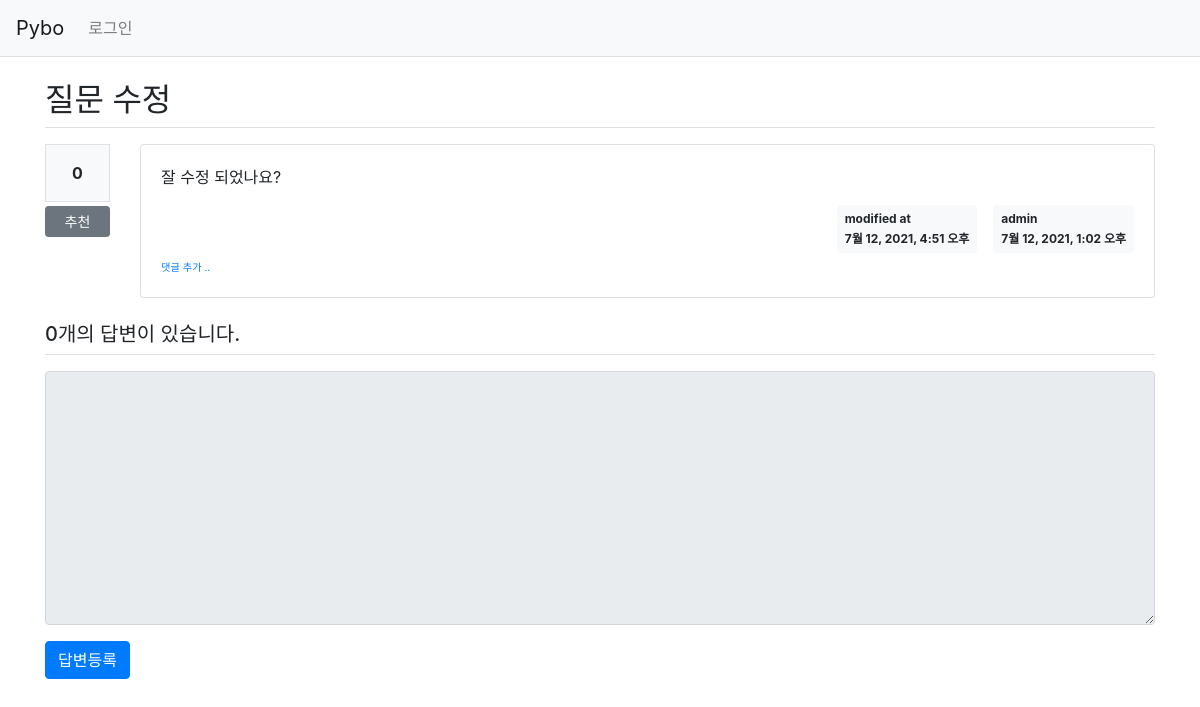
/pybo/303/, run on an earlier commit of the app's database.
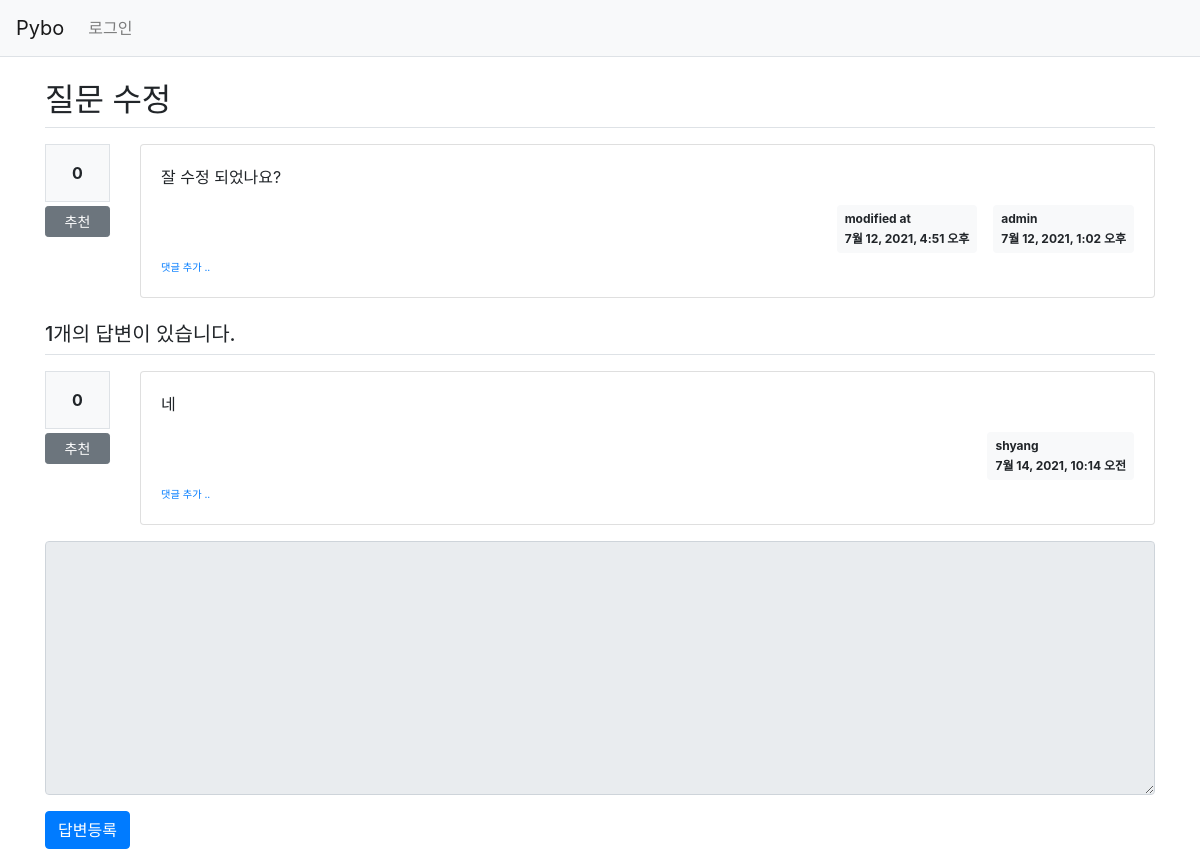
And on a later commit of the database.
### pybo/models.py (models this page shows, shortened)
class Question(models.Model):
    author = models.ForeignKey(User, on_delete=models.CASCADE, related_name='author_question')
    subject = models.CharField(max_length=200)
    content = models.TextField()
    create_date = models.DateTimeField()
    modify_date = models.DateTimeField(null=True, blank=True)
    voter = models.ManyToManyField(User, related_name='voter_question')  # voter 추가

class Answer(models.Model):
    author = models.ForeignKey(User, on_delete=models.CASCADE, related_name='author_answer')
    question = models.ForeignKey(Question, on_delete=models.CASCADE)
    content = models.TextField()
    create_date = models.DateTimeField()
    modify_date = models.DateTimeField(null=True, blank=True)
    voter = models.ManyToManyField(User, related_name='voter_answer')

### pybo/views/base_views.py (the view)
# urls.py: path('<int:question_id>/', base_views.detail, name='detail'),
def detail(request, question_id):
    question = get_object_or_404(Question, pk=question_id)
    context = {'question': question}
    return render(request, 'pybo/question_detail.html', context)

### pybo/templatetags/pybo_filter.py (called while the page is built)
@register.filter()
def mark(value):
    extensions = ["nl2br", "fenced_code"]
    return mark_safe(markdown.markdown(value, extensions=extensions))

### templates/pybo/question_detail.html (shortened to what this page needs)
{% extends 'base.html' %}
{% load pybo_filter %}
{% block content %}
<div class="container my-3">
    <h2 class="border-bottom py-2">{{ question.subject }}</h2>
    <div class="row my-3">
        <div class="col-1">
            <div class="bg-light text-center p-3 border font-weight-bolder mb-1">{{question.voter.count}}</div>
            <a href="#" data-uri="{% url 'pybo:vote_question' question.id  %}"
               class="recommend btn btn-sm btn-secondary btn-block my-1">추천</a>
        </div>
        <div class="col-11">
            <div class="card">
                <div class="card-body">
                    <div class="card-text">{{ question.content|mark }}</div>
                    <div class="d-flex justify-content-end">
                        {% if question.modify_date %}
                        <div class="badge badge-light p-2 text-left mx-3">
                            <div class="mb-2">modified at</div>
                            <div>{{ question.modify_date }}</div>
                        </div>
                        {% endif %}
                        <div class="badge badge-light p-2 text-left">
                            <div class="mb-2">{{ question.author.username }}</div>
                            <div>{{ question.create_date }}</div>
                        </div>
                    </div>
                    <div>
                        <a href="{% url 'pybo:comment_create_question' question.id  %}"
                           class="small"><small>댓글 추가 ..</small></a>
                    </div>
                </div>
            </div>
        </div>
    </div>
    <h5 class="border-bottom my-3 py-2">{{question.answer_set.count}}개의 답변이 있습니다.</h5>
    {% for answer in question.answer_set.all %}
    <div class="row my-3">
        <div class="col-1">
            <div class="bg-light text-center p-3 border font-weight-bolder mb-1">{{answer.voter.count}}</div>
            <a href="#" data-uri="{% url 'pybo:vote_answer' answer.id  %}"
                class="recommend btn btn-sm btn-secondary btn-block my-1">추천</a>
        </div>
        <div class="col-11">
            <div class="card">
                <div class="card-body">
                    <div class="card-text">{{ answer.content|mark }}</div>
                    <div class="d-flex justify-content-end">
                        <div class="badge badge-light p-2 text-left">
                            <div class="mb-2">{{ answer.author.username }}</div>
                            <div>{{ answer.create_date }}</div>
                        </div>
                    </div>
                    <div>
                        <a href="{% url 'pybo:comment_create_answer' answer.id  %}"
                           class="small"><small>댓글 추가 ..</small></a>
                    </div>
                </div>
            </div>
        </div>
    </div>
    {% endfor %}
    <form action="{% url 'pybo:answer_create' question.id %}" method="post" class="my-3">
        <div class="form-group">
            <textarea {% if not user.is_authenticated %}disabled{% endif %}
                    name="content" id="content" class="form-control" rows="10"></textarea>
        </div>
        <input type="submit" value="답변등록" class="btn btn-primary">
    </form>
</div>
{% endblock %}

### templates/base.html (shortened to what this page needs)
{% load static %}
<!doctype html>
<html lang="ko">
<head>
    <link rel="stylesheet" type="text/css" href="{% static 'bootstrap.min.css' %}">
    <link rel="stylesheet" type="text/css" href="{% static 'style.css' %}">
</head>
<body>
{% include "navbar.html" %}
{% block content %}
{% endblock %}
</body>
</html>

### templates/navbar.html (shortened to what this page needs)
<nav class="navbar navbar-expand-lg navbar-light bg-light border-bottom">
    <a class="navbar-brand" href="{% url 'pybo:index' %}">Pybo</a>
    <div class="collapse navbar-collapse flex-grow-0" id="navbarNav">
        <ul class="navbar-nav">
            <li class="nav-item ">
                {% if user.is_authenticated %}
                <a class="nav-link" href="{% url 'common:logout' %}">{{ user.username }} (로그아웃)</a>
                {% else %}
                <a class="nav-link" href="{% url 'common:login' %}">로그인</a>
                {% endif %}
            </li>
        </ul>
    </div>
</nav>

What changed in the data, as far as the page shows it:
computed for Question "질문 수정": answer_set.count "0" → "1"
added Answer: voter.count "0", content|mark "네", author.username "shyang", create_date "7월 14, 2021, 10:14 오전"
